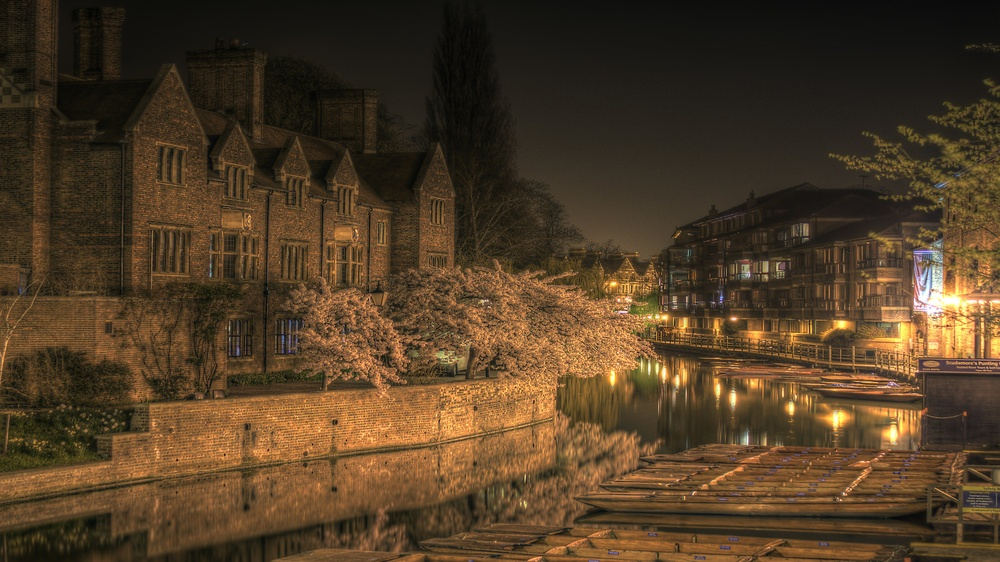
#> input picture college.jpg, 1000 x 562 px, shrunk from 2560 x 1440 before the run
$ jupyter execute Chapter_121.ipynb
#> lines starting #> are read from the running program, lines starting #| are printed output that depends on the picture
# Getting Started with Images

[cell 1]
import cv2
import numpy as np
from matplotlib import pyplot as plt
print(cv2.__version__)

[cell 2]
img=cv2.imread('college.jpg',0)
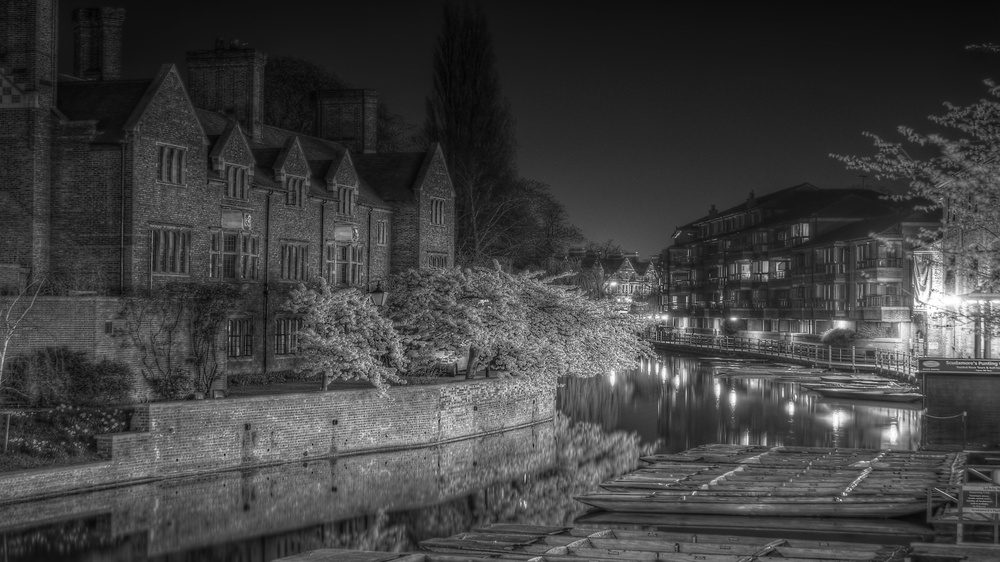
#> img: shape (562, 1000); min 2, max 255, mean 63.9

## Display an image

[cell 3]
cv2.imshow('image_show',img)
cv2.waitKey(0)
cv2.destroyAllWindows()

[cell 4]
cv2.namedWindow('image_show', cv2.WINDOW_NORMAL)
cv2.imshow('image_show',img)
cv2.waitKey(0)
cv2.destroyAllWindows()

## Write an image

[cell 5]
cv2.imwrite('college_gray.png',img)
#> Out = True

## Using Key

[cell 6]
cv2.imshow('image',img)
k=cv2.waitKey(0)
#> (key Esc is pressed here)
